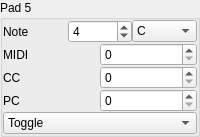
            <widget class="QGroupBox" name="groupBox_34">
             <property name="title">
              <string>Pad 5</string>
             </property>
             <layout class="QGridLayout" name="gridLayout_24">
              <property name="leftMargin">
               <number>0</number>
              </property>
              <property name="topMargin">
               <number>0</number>
              </property>
              <property name="rightMargin">
               <number>0</number>
              </property>
              <property name="bottomMargin">
               <number>0</number>
              </property>
              <property name="spacing">
               <number>0</number>
              </property>
              <item row="2" column="0">
               <layout class="QHBoxLayout" name="horizontalLayout_18">
                <item>
                 <widget class="QLabel" name="label_67">
                  <property name="text">
                   <string>CC</string>
                  </property>
                 </widget>
                </item>
                <item>
                 <widget class="QSpinBox" name="spinBox_76">
                  <property name="maximum">
                   <number>127</number>
                  </property>
                  <property name="value">
                   <number>0</number>
                  </property>
                 </widget>
                </item>
               </layout>
              </item>
              <item row="4" column="0">
               <widget class="QComboBox" name="comboBox_16">
                <item>
                 <property name="text">
                  <string>Toggle</string>
                 </property>
                </item>
                <item>
                 <property name="text">
                  <string>Momentary</string>
                 </property>
                </item>
               </widget>
              </item>
              <item row="0" column="0">
               <layout class="QHBoxLayout" name="horizontalLayout_19">
                <item>
                 <widget class="QLabel" name="label_68">
                  <property name="text">
                   <string>Note</string>
                  </property>
                 </widget>
                </item>
                <item>
                 <widget class="QSpinBox" name="spinBox_11">
                  <property name="minimum">
                   <number>-1</number>
                  </property>
                  <property name="maximum">
                   <number>9</number>
                  </property>
                  <property name="value">
                   <number>4</number>
                  </property>
                 </widget>
                </item>
                <item>
                 <widget class="QComboBox" name="comboBox_17">
                  <item>
                   <property name="text">
                    <string>C</string>
                   </property>
                  </item>
                  <item>
                   <property name="text">
                    <string>C#</string>
                   </property>
                  </item>
                  <item>
                   <property name="text">
                    <string>D</string>
                   </property>
                  </item>
                  <item>
                   <property name="text">
                    <string>D#</string>
                   </property>
                  </item>
                  <item>
                   <property name="text">
                    <string>E</string>
                   </property>
                  </item>
                  <item>
                   <property name="text">
                    <string>F</string>
                   </property>
                  </item>
                  <item>
                   <property name="text">
                    <string>F#</string>
                   </property>
                  </item>
                  <item>
                   <property name="text">
                    <string>G</string>
                   </property>
                  </item>
                  <item>
                   <property name="text">
                    <string>G#</string>
                   </property>
                  </item>
                  <item>
                   <property name="text">
                    <string>A</string>
                   </property>
                  </item>
                  <item>
                   <property name="text">
                    <string>B</string>
                   </property>
                  </item>
                 </widget>
                </item>
               </layout>
              </item>
              <item row="1" column="0">
               <layout class="QHBoxLayout" name="horizontalLayout_20">
                <item>
                 <widget class="QLabel" name="label_69">
                  <property name="text">
                   <string>MIDI</string>
                  </property>
                 </widget>
                </item>
                <item>
                 <widget class="QSpinBox" name="spinBox_77">
                  <property name="maximum">
                   <number>127</number>
                  </property>
                  <property name="value">
                   <number>0</number>
                  </property>
                 </widget>
                </item>
               </layout>
              </item>
              <item row="3" column="0">
               <layout class="QHBoxLayout" name="horizontalLayout_21">
                <item>
                 <widget class="QLabel" name="label_70">
                  <property name="text">
                   <string>PC</string>
                  </property>
                 </widget>
                </item>
                <item>
                 <widget class="QSpinBox" name="spinBox_78">
                  <property name="maximum">
                   <number>127</number>
                  </property>
                  <property name="value">
                   <number>0</number>
                  </property>
                 </widget>
                </item>
               </layout>
              </item>
             </layout>
            </widget>
